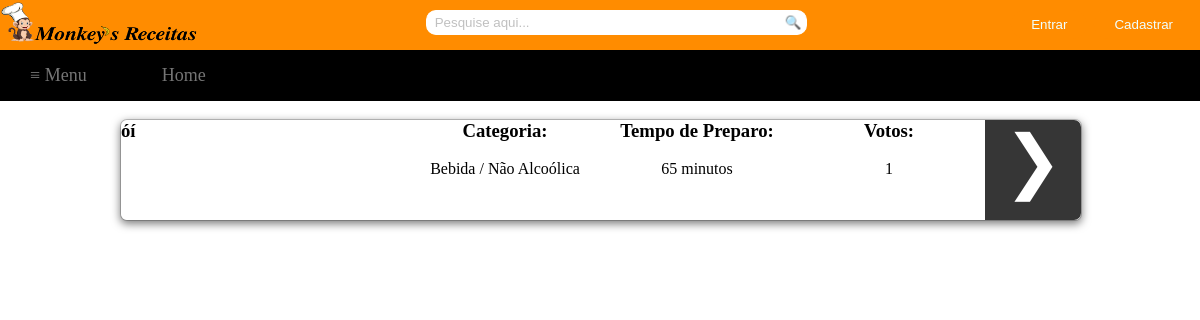
Page /tex4/Recipes/nAlcoolica.php on the earlier database version.
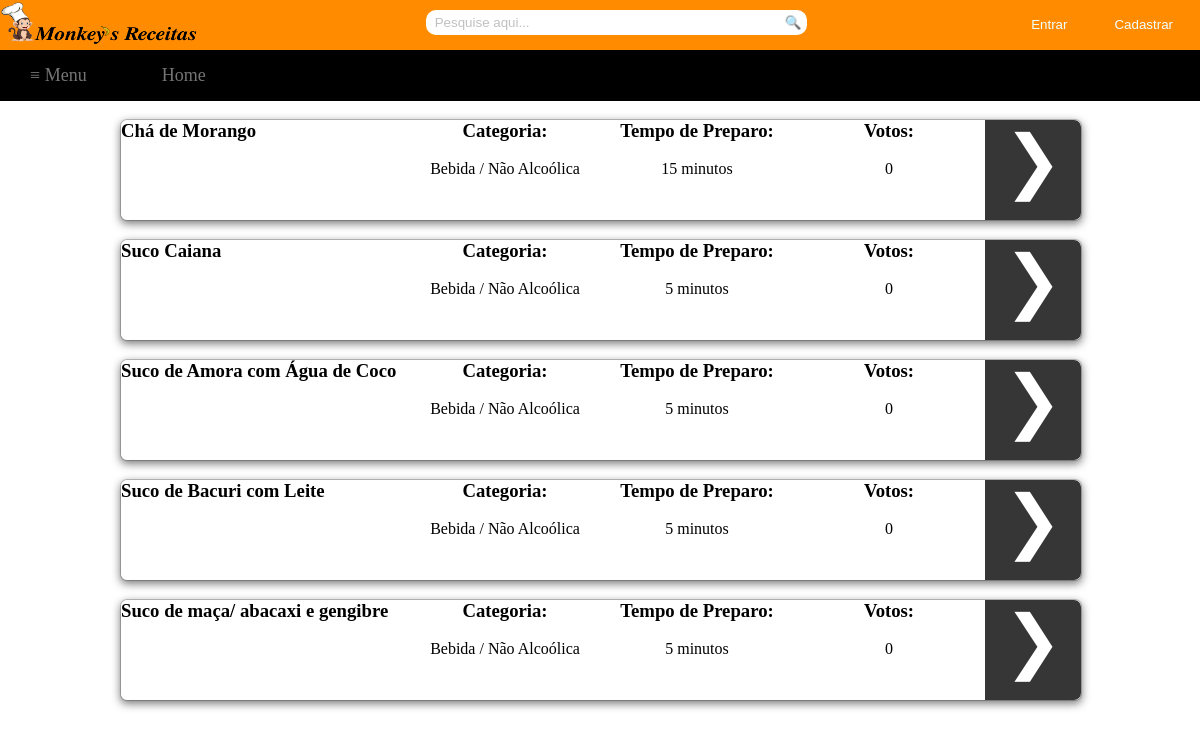
Same page on the later database version.
### tables this page shows
CREATE TABLE `receita` (
  `codReceita` int(11) NOT NULL,
  `nomeReceita` varchar(255) DEFAULT NULL,
  `ingredientes` text,
  `modoPreparo` text,
  `codCategoria` int(11) DEFAULT NULL,
  `codTempo` int(11) DEFAULT NULL,
  `codUsuario` int(11) DEFAULT NULL,
  `totalVotos` int(11) NOT NULL
);

CREATE TABLE `tempo` (
  `codTempo` int(11) NOT NULL,
  `descTempo` varchar(255) DEFAULT NULL
);

### tex4/Recipes/nAlcoolica.php (the view, shortened to what this page needs)
<html>
	<head>
		<link rel="stylesheet" type="text/css" href="../Style/style.css">
		<link rel="stylesheet" type="text/css" href="../Style/receitas.css">
	</head>
	<body>
		<div id="container">
			<div id="topbar">
				<?php
					if(!empty($_COOKIE['login']))
					{
						$name=$_COOKIE['login'];
						echo "<div id='sair'><input type='button' value='Sair' name='sair' onclick='location.href=&quot;../logout.php&quot;'/></div>";
						echo "<div id='bem-vindo'>Seja bem-vindo, $name</div>";
					}
					else
					{
						echo "<div id='btn2'><input type='button' value='Cadastrar' name='modal' href='#dialog2'/></div> ";
						echo "<div id='btn'><input type='button' value='Entrar' href='#dialog1' name='modal' /></div>";
					}
				?>
				<div>
					<img src="../Image/logoComLetra.png" style="float: left; left: 0; margin-top: -7; height: 57px; width: 200px; " />
				</div>
				<div id="search">
					<form method="post" action="../pesquisa.php">
						<div>
							<input type="search" class="searchbox" name="pesquisa" placeholder="  Pesquise aqui...">
							<a href="#">
								<button type="submit" name="submit" class="searchbox1">&#x1f50d;</button>
							</a>
						</div>
					</form>
				</div>
			</div>
			<div id="navbar">
				<?php
					if(!empty($_COOKIE['login']))
					{
						echo "<nav class='drop'>";
						echo "	<ul class='drop1'>";
						echo "	    <li class='dropMain'>";
						echo "	        <a href='#'>&#8801; Menu</a>";
						echo "	        <ul class='drop2'>";
						echo "	            <li>";
						echo "	            	<a href='doces.php'>Doces</a>";
						echo "	            </li>";
						echo "	            <li>";
						echo "	            	<a href='salgados.php'>Salgados</a>";
						echo "	            </li>";
						echo "	            <li>";
						echo "	            	<a href='saladas.php'>Saladas</a>";
						echo "	            </li>";
						echo "	            <li>";
						echo "	            	<a href='alcoolica.php'>Bebidas alcoólicas</a>";
						echo "	            </li>";
						echo "	            <li>";
						echo "	            	<a href='nAlcoolica.php'>Bebidas não alcoólicas</a>";
						echo "	            </li>";
						echo "	            <li>";
						echo "	            	<a href='rapidas.php'>Receitas rápidas(até 30 min)</a>";
						echo "	            </li>";
						echo "	            <li>";
						echo "	            	<a href='../visualizarReceitas.php'>Todas as receitas</a>";
						echo "	            </li>";
						echo "	        </ul>";
						echo "	    </li>";
						echo "		<li class='dropMain'>";
						echo "	        <a href='../index.php'>Home</a>";
						echo "	    </li>";
						echo "	    <li class='dropMain'>";
						echo "	        <a href='../receita.php'>Cadastrar Receita</a>";
						echo "	    </li>";
						echo "	    <li class='dropMain'>";
						echo "	        <a href='../viewReceitasCadastrado.php'>Minhas Receitas</a>";
						echo "	    </li>";
						echo "	</ul>";
						echo "</nav>";
					}
					else
					{
						echo "<nav class='drop'>";
						echo "	<ul class='drop1'>";
						echo "	    <li class='dropMain'>";
						echo "	        <a href='#'>&#8801; Menu</a>";
						echo "	    </li>";
						echo "		<li class='dropMain'>";
						echo "	        <a href='../index.php'>Home</a>";
						echo "	    </li>";
						echo "	</ul>";
						echo "</nav>";
					}
				?>
			</div>
			<div id="main">
				<div id="column_left">
				</div>
				<div id="column_center">
					<?php
						include('../Includes/conn.php');
						$query1=mysqli_query($conn,"SELECT codReceita, nomeReceita, totalVotos FROM receita WHERE codCategoria LIKE 4 ORDER BY totalVotos desc, nomeReceita asc  LIMIT 5; ");
						while($query2=mysqli_fetch_array($query1))
						{
							echo "<br /><div id='box'>";
							echo "<div id='left'><h3>".$query2['nomeReceita']."</h3></div>";
							$sql = "SELECT categoria.descCategoria FROM categoria, receita WHERE categoria.codCategoria=receita.codCategoria AND codReceita LIKE ".$query2['codReceita'].";";
							$result = mysqli_query($conn,$sql);
							while ($row = mysqli_fetch_array($result))
							{
								echo "<div id='center1'><center><h3>Categoria:</h3><br />".$row['descCategoria']."</center></div>";
							}
							$sql = "SELECT tempo.descTempo FROM tempo, receita WHERE tempo.codTempo=receita.codTempo AND codReceita LIKE ".$query2['codReceita'].";";
							$result = mysqli_query($conn,$sql);
							while ($row = mysqli_fetch_array($result))
							{
								echo "<div id='center2'><center><h3>Tempo de Preparo:</h3><br />".$row['descTempo']."</center></div>";
							}
							echo "<div id='center3'><center><h3>Votos:</h3><br />".$query2['totalVotos']."</center></div>";
							echo "<div id='right'><center><a class='visualizar' value='&#10095;' href='../visualizar.php?codReceita=".$query2['codReceita']."'>&#10095;</a></center></div>";
							echo "</div>";
						}
					?>
				</div>
				<div id="column_right">
				</div>
			</div>
		</div>
	</body>
</html>

Differences in the rows shown:
removed receita: nomeReceita "óí", descCategoria "Bebida / Não Alcoólica", totalVotos "1"
no longer on this page (row unchanged): tempo: descTempo "65 minutos", shown under "óí"
added receita: nomeReceita "Chá de Morango", descCategoria "Bebida / Não Alcoólica", totalVotos "0"
now on this page (row unchanged): tempo: descTempo "15 minutos", shown under "Chá de Morango"
added receita: nomeReceita "Suco Caiana", descCategoria "Bebida / Não Alcoólica", totalVotos "0"
now on this page (row unchanged): tempo: descTempo "5 minutos"
added receita: nomeReceita "Suco de Amora com Água de Coco", descCategoria "Bebida / Não Alcoólica", totalVotos "0"
added receita: nomeReceita "Suco de Bacuri com Leite", descCategoria "Bebida / Não Alcoólica", totalVotos "0"
added receita: nomeReceita "Suco de maça/ abacaxi e gengibre", descCategoria "Bebida / Não Alcoólica", totalVotos "0"
